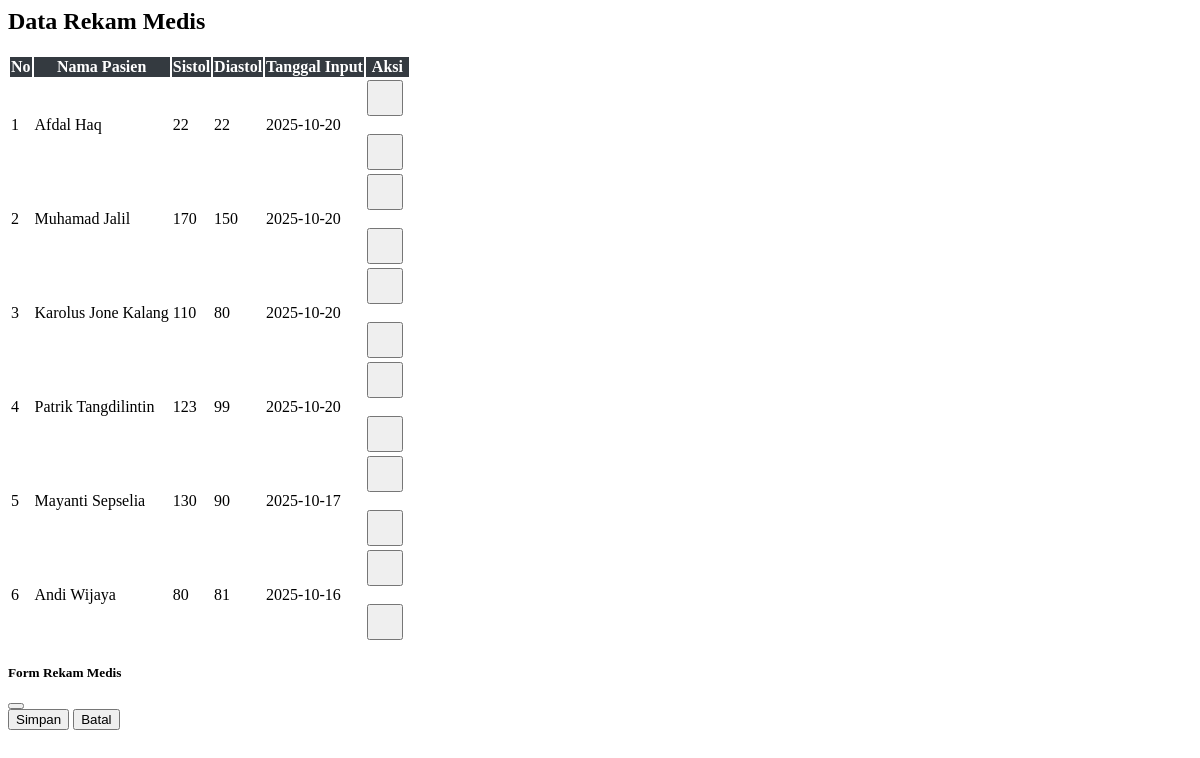
Page /rekam.php on the committed database.
### tables this page shows
CREATE TABLE `212341_rekam_medis` (
  `212341_rekam_id` int NOT NULL,
  `212341_pasien_id` int NOT NULL,
  `212341_tekanan_sistol` int NOT NULL,
  `212341_tekanan_diastol` int NOT NULL,
  `212341_tanggal_input` date NOT NULL
);

CREATE TABLE `212341_pasien` (
  `212341_pasien_id` int NOT NULL,
  `212341_nama` varchar(100) NOT NULL,
  `212341_umur` int NOT NULL,
  `212341_alamat` varchar(255) DEFAULT NULL,
  `212341_jk` enum('Laki-laki','Perempuan') NOT NULL,
  `212341_berat_badan` decimal(5,2) DEFAULT NULL,
  `212341_riwayat_tekanan` text,
  `212341_pola_makan` text,
  `212341_riwayat_keluarga` enum('Ya','Tidak') DEFAULT 'Tidak',
  `212341_keluhan` text,
  `212341_created_at` timestamp NULL DEFAULT CURRENT_TIMESTAMP
);

### rekam.php (the view, shortened to what this page needs)
<?php
include "config.php";
$res = $conn->query("
    SELECT
        r.212341_rekam_id,
        p.212341_nama,
        r.212341_tekanan_sistol,
        r.212341_tekanan_diastol,
        r.212341_tanggal_input
    FROM 212341_rekam_medis r
    JOIN 212341_pasien p ON r.212341_pasien_id = p.212341_pasien_id
    ORDER BY r.212341_rekam_id DESC
");
$rows = $res ? $res->fetch_all(MYSQLI_ASSOC) : [];
?>
<h2 class="mb-4">Data Rekam Medis</h2>
<table class="table table-bordered table-striped" id="tableRekam">
<thead>
<tr>
<th>No</th>
<th>Nama Pasien</th>
<th>Sistol</th>
<th>Diastol</th>
<th>Tanggal Input</th>
<th>Aksi</th>
</tr>
</thead>
<tbody>
<?php $no=1; foreach($rows as $r): ?>
<tr>
<td class="text-center"><?= $no++ ?></td>
<td><?= htmlspecialchars($r['212341_nama']) ?></td>
<td class="text-center"><?= $r['212341_tekanan_sistol'] ?></td>
<td class="text-center"><?= $r['212341_tekanan_diastol'] ?></td>
<td class="text-center"><?= $r['212341_tanggal_input'] ?></td>
<td class="text-center td-actions">
    <button class="btn btn-primary btnEdit" data-id="<?= $r['212341_rekam_id'] ?>"><i class="bi bi-pencil-square"></i></button>
    <br><br>
    <button class="btn btn-danger btnHapus" data-id="<?= $r['212341_rekam_id'] ?>"><i class="bi bi-trash3"></i></button>
</td>
</tr>
<?php endforeach; ?>
</tbody>
</table>
<div class="modal fade" id="modalForm" tabindex="-1">
<div class="modal-dialog modal-lg">
<div class="modal-content">
<form id="formRekam">
<div class="modal-header"><h5>Form Rekam Medis</h5><button type="button" class="btn-close" data-bs-dismiss="modal"></button></div>
<div class="modal-footer">
    <button type="submit" class="btn btn-success">Simpan</button>
    <button type="button" class="btn btn-secondary" data-bs-dismiss="modal">Batal</button>
</div>
</form>
</div>
</div>
</div>

### rekam.php (style rules this page uses)
#tableRekam th { text-align: center; vertical-align: middle; background-color: #343a40; color: #fff; }
#tableRekam td { vertical-align: middle; }
.td-actions .btn { width: 36px; height: 36px; padding: 0; margin-right: 5px; display: inline-flex; justify-content: center; align-items: center; }

### rows in the picture
212341_rekam_medis: 212341_pasien.212341_nama "Afdal Haq", 212341_tekanan_sistol "22", 212341_tekanan_diastol "22", 212341_tanggal_input "2025-10-20"
212341_rekam_medis: 212341_pasien.212341_nama "Muhamad Jalil", 212341_tekanan_sistol "170", 212341_tekanan_diastol "150", 212341_tanggal_input "2025-10-20"
212341_rekam_medis: 212341_pasien.212341_nama "Karolus Jone Kalang", 212341_tekanan_sistol "110", 212341_tekanan_diastol "80", 212341_tanggal_input "2025-10-20"
212341_rekam_medis: 212341_pasien.212341_nama "Patrik Tangdilintin", 212341_tekanan_sistol "123", 212341_tekanan_diastol "99", 212341_tanggal_input "2025-10-20"
212341_rekam_medis: 212341_pasien.212341_nama "Mayanti Sepselia", 212341_tekanan_sistol "130", 212341_tekanan_diastol "90", 212341_tanggal_input "2025-10-17"
212341_rekam_medis: 212341_pasien.212341_nama "Andi Wijaya", 212341_tekanan_sistol "80", 212341_tekanan_diastol "81", 212341_tanggal_input "2025-10-16"
